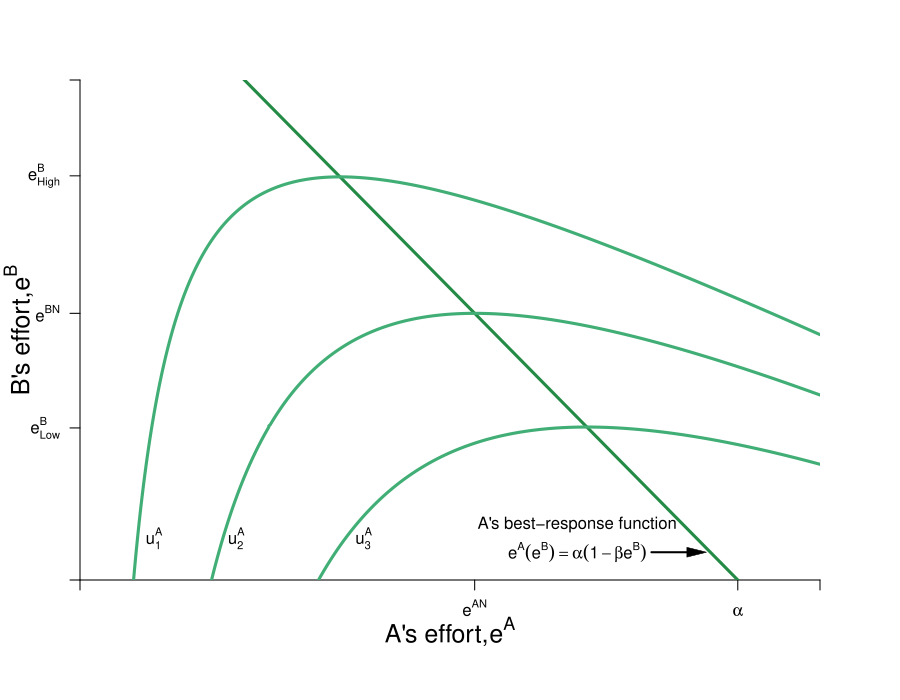

Generate this figure with R:
#Graph Designer: Simon Halliday & Madeleine Wettach '20
#Authors: Bowles, Foley and Halliday
#Title: Coordination, Conflict and Competition: A Text in Microeconomics

require(shape)
pdf(file = "coordination_failures/step_by_step_graphs_6/brf_indiffs_A_step2.pdf", width = 9, height = 7)

#Set parameters for graphics
axislabelsize <- 1.5
graphlinewidth <- 3
segmentlinewidth <- 2

COL <- c("#7fc97f", "#beaed4", "#fdc086", "#ffff99", "#386cb0", "#f0027f", "#bf5b17", "#666666")
COLA <- c("#99d8c9","#66c2a4","#41ae76", "#238b45", "#005824")
COLB <- c("#4eb3d3", "#2b8cbe", "#0868ac","#084081")

par(mar =  c(6, 4, 4, 4))

uA <- function(ea, eb, alpha = 16, beta = 1/24) {
  alpha*(1 - beta*eb)*ea - 0.5*(ea)^2
}

uB <- function(ea, eb, alpha = 16, beta = 1/24) {
  alpha*(1 - beta*ea)*eb - 0.5*(eb)^2
}

brfB <- function(ea, alpha = 16, beta = 1/24) {
  alpha*(1 - beta*ea)
}

brfA <- function(ea, alpha = 16, beta = 1/24) {
  (alpha - ea)/(alpha * beta)
}

brfPE <- function(ea, alpha = 16, beta = 1/12) {
  alpha*(1 - beta*ea)
}

indiffA <- function(ea, alpha = 16, beta = 1/24, uA = 46.08) {
  1/beta - (0.5*ea)/(alpha*beta) - uA/(alpha*beta*ea)
}

indiffB <- function(eb, alpha = 16, beta = 1/24, uB = 46.08) {
  (alpha*eb - uB - 0.5*eb^2)/(alpha*beta*eb)
}

indiffB2 <- function(ea, alpha = 16, beta = 1/24, uB = 46.08) {
  sqrt(alpha^2*(beta*ea - 1)^2 - 2*uB) - alpha*beta*ea + alpha
}

indiffB3 <- function(ea, alpha = 16, beta = 1/24, uB = 46.08) {
  -sqrt(alpha^2*(beta*ea - 1)^2 - 2*uB) - alpha*beta*ea + alpha
}


xlims <- c(0, 18)
ylims <- c(0, 18)

npts <- 501 
x <- seq(xlims[1], xlims[2], length.out = npts)
y <- seq(ylims[1], ylims[2], length.out = npts) 
a <- c(20, 46.08, 76)

plot(0, 0, xlim = xlims, ylim = ylims, type = "n",
     xlab = expression(paste("")),
     ylab = expression(paste("")), 
     xaxt = "n", 
     yaxt = "n", 
     cex.lab = axislabelsize, 
     bty = "n",
     xaxs="i", 
     yaxs="i")

# ticksy <- seq(from = 0, to = ylims[2], by = 2)
# ylabels <- seq(from = 0, to = ylims[2], by = 2)
# ticksx <- seq(from = 0, to = xlims[2], by = 2)
# xlabels <- seq(from = 0, to = xlims[2], by = 2)
ticksy <- c(0, brfA(ea = 12.35), 9.6, brfA(ea = 6.3), 18)
ylabels <- c(NA, expression(paste(e[Low]^B)), expression(paste(e^{BN})), expression(paste(e[High]^B)), NA)
ticksx <- c(0, 9.6, 16, 18)
xlabels <- c(NA, expression(paste(e^{AN})), expression(paste(alpha)), NA)


axis(1, at = ticksx, pos = 0, labels = xlabels)
axis(2, at = ticksy, pos = 0, labels = ylabels, las = 1)

npts <- 500 
xx1 <- seq(xlims[1], xlims[2], length.out = npts)
lines(xx1, brfA(xx1, alpha = 16, beta = 1/24), col = COLA[4], lwd = graphlinewidth)


contour(y, x, 
        outer(x, y, uA),
        drawlabels = FALSE,
        col = COLA[3],
        lwd = graphlinewidth,
        levels = a, 
        xaxs="i", 
        yaxs="i", 
        add = TRUE) 

mtext(expression(paste("A's effort,", e^A)), side=1, line = 2.5, cex = axislabelsize)
text(-1.5, 9, expression(paste("B's effort,", e^B)), xpd = TRUE, cex = axislabelsize, srt = 90) 

#Label the iso-welfare functions for the HG, Aisha
text(1.8, 1.5, expression(u[1]^A))
text(3.8, 1.5, expression(u[2]^A))
text(6.9, 1.5, expression(u[3]^A))

#Label Nash Equilibrium 
##segments(0, 9.6, 9.6, 9.6, lty = 2, col = "gray" , lwd = segmentlinewidth)
##segments(9.6, 0, 9.6, 9.6, lty = 2, col = "gray" , lwd = segmentlinewidth)
##points(9.6, 9.6, pch = 16, col = "black", cex = 1.5)
##text(11.3, 10.1, expression(paste("Nash Equilibrium")))
##text(9.3, 9.3, expression(paste("n")))



##segments(0, brfA(ea = 12.35), 12.35 + 2, brfA(ea = 12.35), lty = 2, col = "gray" , lwd = segmentlinewidth)
##segments(12.35, brfA(ea = 12.35) - 2, 12.35, brfA(ea = 12.35), lty = 2, col = "gray" , lwd = segmentlinewidth)
##points(12.35, brfA(ea = 12.35), pch = 16, col = "black", cex = 1.5)
##text(12.35 - 0.3, brfA(ea = 12.35) - 0.4, expression(paste("j")))

##segments(0, brfA(ea = 6.3), 6.3 + 2, brfA(ea = 6.3), lty = 2, col = "gray" , lwd = segmentlinewidth)
##segments(6.3, brfA(ea = 6.3) - 2, 6.3, brfA(ea = 6.3), lty = 2, col = "gray" , lwd = segmentlinewidth)
##points(6.3, brfA(ea = 6.3), pch = 16, col = "black", cex = 1.5)
##text(6.3 - 0.3, brfA(ea = 6.3) - 0.4, expression(paste("k")))

text(12.1, 2, expression(paste("A's best-response function")))
text(12.1, 1, expression(paste(e^A*(e^B) == alpha(1 - beta*e^B) )))
Arrows(13.9, 1, 15, 1, col = "black", lty = 1, lwd = 2, arr.type = "triangle", arr.lwd = 0.5)


##text(10.2, 17, expression(paste(mrs^{A}*(list(e^A, e^B)) == frac(u[e^A], u[e^B]), phantom() == -frac(alpha*(1 - beta*e^B) - e^A, alpha*beta*e^A), phantom() == 0, " at maximum of ", u[1]^A)))
##Arrows(6.3, 16.5, 6.3, 15.25, col = "black", lty = 1, lwd = 2, arr.type = "triangle", arr.lwd = 0.5)



dev.off()
